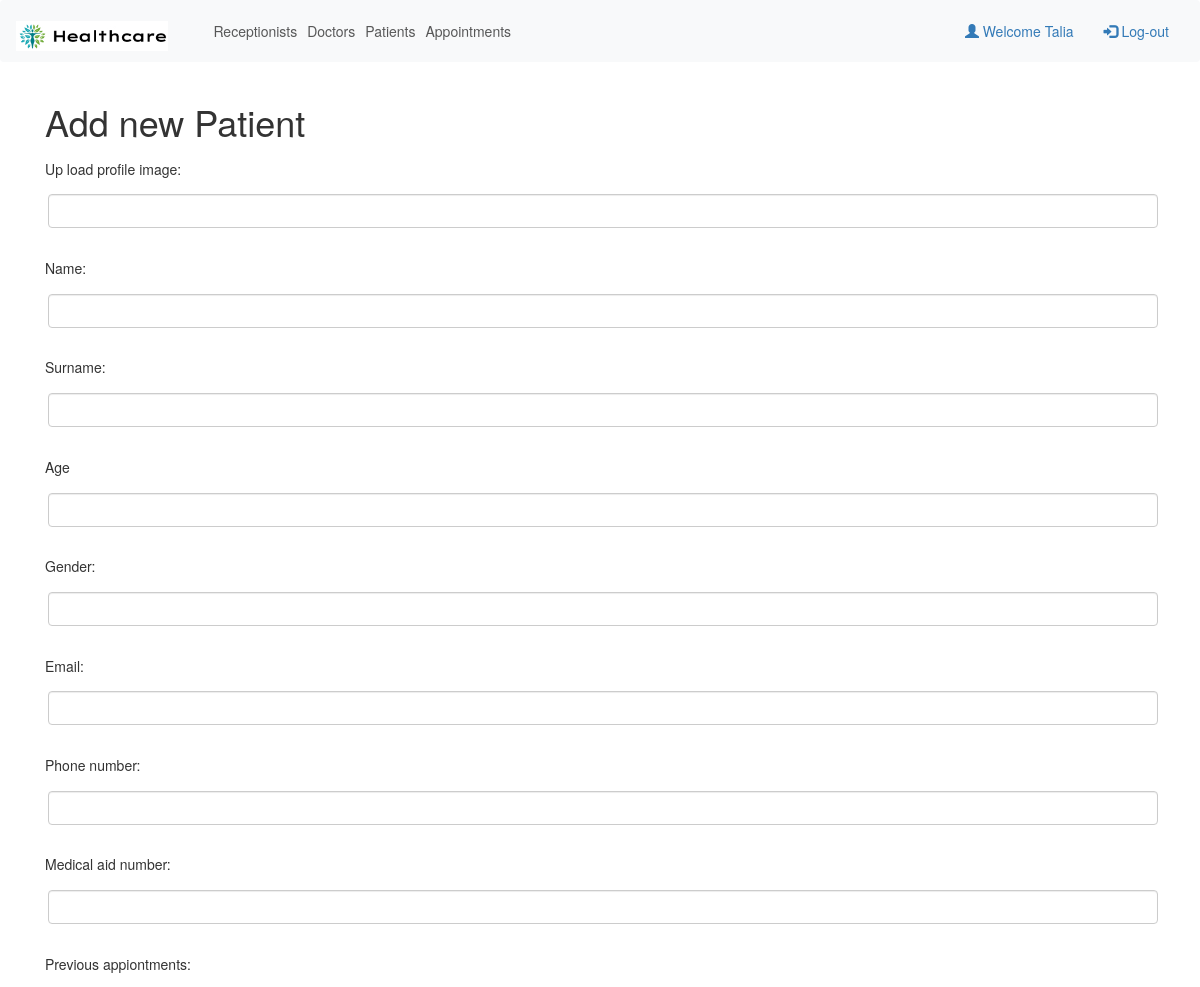
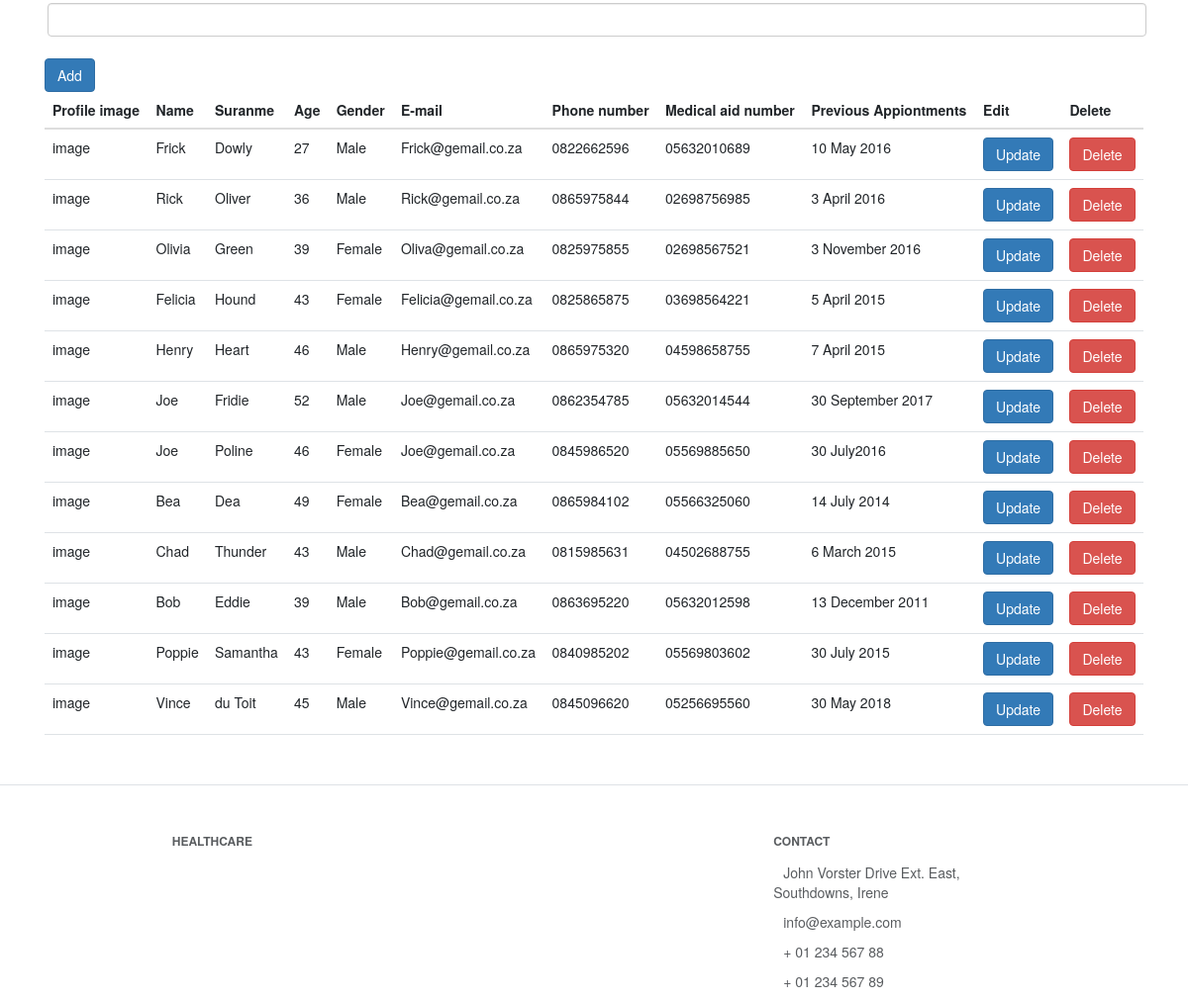
The page /Patients.php (signed in) on the database its author committed (2 pictures, top to bottom).
### tables this page shows
CREATE TABLE `patients` (
  `id` int(11) NOT NULL,
  `profileimage` varchar(25) NOT NULL,
  `name` varchar(25) NOT NULL,
  `surname` varchar(25) NOT NULL,
  `age` varchar(25) NOT NULL,
  `gender` varchar(25) NOT NULL,
  `email` varchar(25) NOT NULL,
  `password` varchar(25) NOT NULL,
  `phonenumber` varchar(25) NOT NULL,
  `medicalaidnumber` varchar(25) NOT NULL,
  `previousappiontments` varchar(25) NOT NULL
);

### Patients/read.php (the view, shortened to what this page needs)
<?php
    include 'db.php';
    $sql = "SELECT * FROM patients";
    $result = $conn->query($sql);
    while($row = $result->fetch_assoc()) {
        echo "<tr>";
        if ($row['id'] == $_GET['id']){
            echo '<form class="form-inline m-2" action="Patients/updatePatients.php" method="POST">';
            echo '<td><input type="text" class="form-control" name="profileimage" value="'.$row['profileimage'].'"></td>';
            echo '<td><input type="text" class="form-control" name="name" value="'.$row['name'].'"></td>';
            echo '<td><input type="text" class="form-control" name="surname" value="'.$row['surname'].'"></td>';
            echo '<td><input type="text" class="form-control" name="age" value="'.$row['age'].'"></td>';
            echo '<td><input type="text" class="form-control" name="gender" value="'.$row['gender'].'"></td>';
            echo '<td><input type="text" class="form-control" name="email" value="'.$row['email'].'"></td>';
            echo '<td><input type="text" class="form-control" name="phonenumber" value="'.$row['phonenumber'].'"></td>';
            echo '<td><input type="text" class="form-control" name="medicalaidnumber" value="'.$row['medicalaidnumber'].'"></td>';
            echo '<td><input type="text" class="form-control" name="previousappiontments" value="'.$row['previousappiontments'].'"></td>';
            echo '<td><button type="submit" class="btn btn-secondary">Save</button></td>';
            echo '<input type="hidden" name="id" value="'.$row['id'].'">';
            echo '</form>';
        }else{
            echo "<td>" . $row['profileimage'] . "</td>";
            echo "<td>" . $row['name'] . "</td>";
            echo "<td>" . $row['surname'] . "</td>";
            echo "<td>" . $row['age'] . "</td>";
            echo "<td>" . $row['gender'] . "</td>";
            echo "<td>" . $row['email'] . "</td>";
            echo "<td>" . $row['phonenumber'] . "</td>";
            echo "<td>" . $row['medicalaidnumber'] . "</td>";
            echo "<td>" . $row['previousappiontments'] . "</td>";
            echo '<td><a class="btn btn-primary" href="Patients.php?id=' . $row['id'] . '" role="button">Update</a></td>';
        }
            echo '<td><a class="btn btn-danger" href="Patients/delete.php?id=' . $row['id'] . '" role="button">Delete</a></td>';
            echo "</tr>";
    }
?>

### rows shown on the page
patients: profileimage "image", name "Frick", surname "Dowly", age "27", gender "Male", email "Frick@gemail.co.za", phonenumber "0822662596", medicalaidnumber "05632010689", previousappiontments "10 May 2016"
patients: profileimage "image", name "Rick", surname "Oliver", age "36", gender "Male", email "Rick@gemail.co.za", phonenumber "0865975844", medicalaidnumber "02698756985", previousappiontments "3 April 2016"
patients: profileimage "image", name "Olivia", surname "Green", age "39", gender "Female", email "Oliva@gemail.co.za", phonenumber "0825975855", medicalaidnumber "02698567521", previousappiontments "3 November 2016"
patients: profileimage "image", name "Felicia", surname "Hound", age "43", gender "Female", email "Felicia@gemail.co.za", phonenumber "0825865875", medicalaidnumber "03698564221", previousappiontments "5 April 2015"
patients: profileimage "image", name "Henry", surname "Heart", age "46", gender "Male", email "Henry@gemail.co.za", phonenumber "0865975320", medicalaidnumber "04598658755", previousappiontments "7 April 2015"
patients: profileimage "image", name "Joe", surname "Fridie", age "52", gender "Male", email "Joe@gemail.co.za", phonenumber "0862354785", medicalaidnumber "05632014544", previousappiontments "30 September 2017"
patients: profileimage "image", name "Joe", surname "Poline", age "46", gender "Female", email "Joe@gemail.co.za", phonenumber "0845986520", medicalaidnumber "05569885650", previousappiontments "30 July2016"
patients: profileimage "image", name "Bea", surname "Dea", age "49", gender "Female", email "Bea@gemail.co.za", phonenumber "0865984102", medicalaidnumber "05566325060", previousappiontments "14 July 2014"
patients: profileimage "image", name "Chad", surname "Thunder", age "43", gender "Male", email "Chad@gemail.co.za", phonenumber "0815985631", medicalaidnumber "04502688755", previousappiontments "6 March 2015"
patients: profileimage "image", name "Bob", surname "Eddie", age "39", gender "Male", email "Bob@gemail.co.za", phonenumber "0863695220", medicalaidnumber "05632012598", previousappiontments "13 December 2011"
patients: profileimage "image", name "Poppie", surname "Samantha", age "43", gender "Female", email "Poppie@gemail.co.za", phonenumber "0840985202", medicalaidnumber "05569803602", previousappiontments "30 July 2015"
patients: profileimage "image", name "Vince", surname "du Toit", age "45", gender "Male", email "Vince@gemail.co.za", phonenumber "0845096620", medicalaidnumber "05256695560", previousappiontments "30 May 2018"

### other values the page prints
$_SESSION['name'] "Talia"
